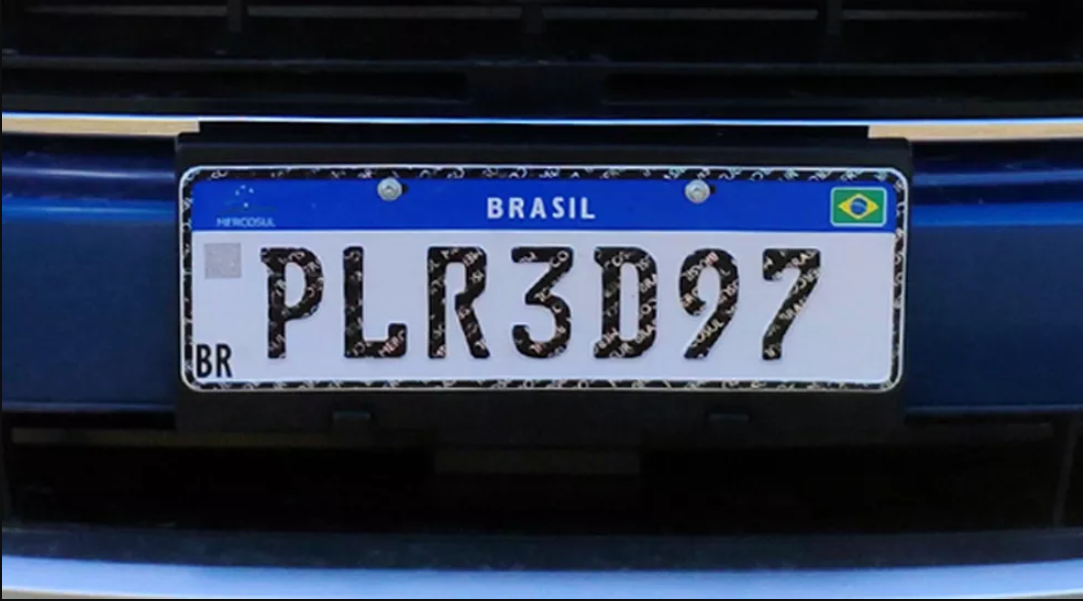
#> input picture app/placa_carro1.png, 1083 x 601 px, found by its file name
$ jupyter execute --allow-errors 'OCR_detecção_de_texto_em_placas_de_carro.ipynb'
#> lines starting #> are read from the running program, lines starting #| are printed output that depends on the picture; after the words box and inside, x2 and y2 are one past the last pixel; in counts of white or black regions, pixels touching at a corner belong together
#Instalando tesseract

[cell 1]
#sudo apt install tesseract-ocr

#Instalando o pytesseract no python

[cell 2]
# pip install pytesseract

#Pegando o tesseract em português através do github

Primeiro criar uma pasta onde o suporte para o portugues será salvo

[cell 3]
# mkdir tessdata

Pegar o arquivo do github

[cell 4]
# wget -O ./tessdata/por.traineddata https://github.com/tesseract-ocr/tessdata/blob/main/por.traineddata?raw=true

#Imports

[cell 5]
import cv2
import pytesseract
import matplotlib.pyplot as plt
import matplotlib.image as mpimg
# from google.colab.patches import cv2_imshow

[cell 6]
cv2.__version__

[cell 7]
pytesseract.__version__

#Leitura de imagem

[cell 8]
# imagem = cv2.imread('/data/input/trecho_livro.png')
imagem = cv2.imread('data/input/trecho_livro.png')
#> (the rest of this cell did not finish here and is left out)

[cell 9]
cv2.imshow('telateste',imagem)
cv2.waitKey(0)
cv2.destroyAllWindows()

#> (a cell that did not finish here is left out)

Modos de segmentação de página

[cell 11]
# !tesseract --help-psm

[cell 12]
config_tesseract = '--tessdata-dir tessdata --psm 6'

#> (a cell that did not finish here is left out)

#Detectando textos na placa de carro

[cell 14]
imagem_placa = cv2.imread('data/input/placa_carro1.png')
#> imagem_placa is the input picture: shape (601, 1083, 3); mean B, G, R 77, 54.9, 44.6
imagem_placa = cv2.cvtColor(imagem_placa,cv2.COLOR_BGR2RGB)
plt.imshow(imagem_placa)
plt.axis('off')
plt.show()

Aplicando a escala de cinza, para limitar os canais de cores

[cell 15]
gray = cv2.cvtColor(imagem_placa, cv2.COLOR_BGR2GRAY)
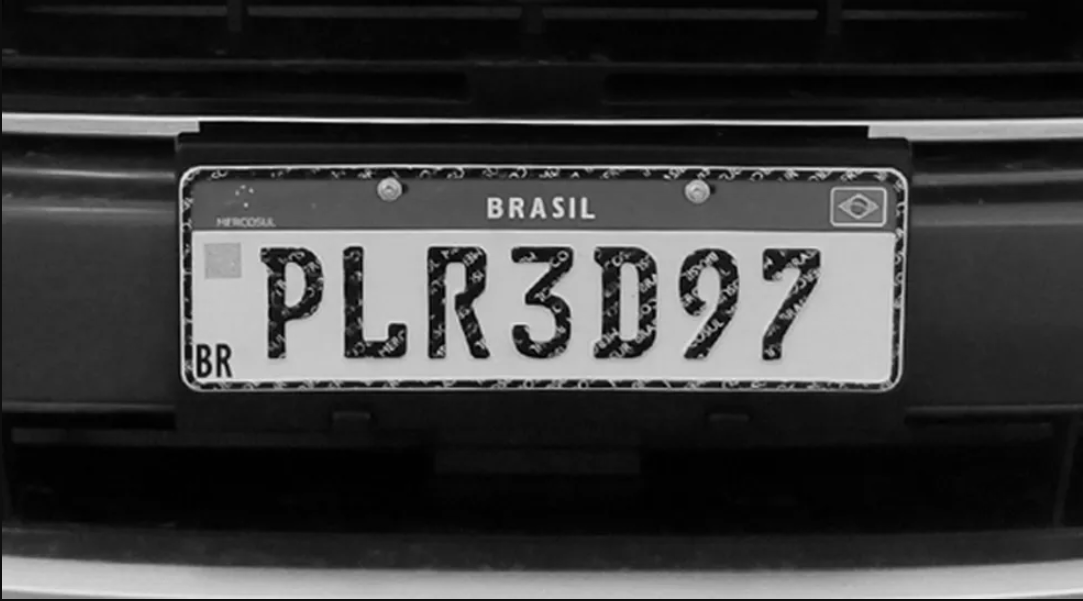
#> gray: shape (601, 1083); min 0, max 243, mean 60.4
# cv2_imshow(gray)
plt.imshow(gray,cmap = 'gray')
plt.axis('off')
plt.show()

[cell 16]
config_tess = '--tessdata-dir tessdata'
#> (the rest of this cell did not finish here and is left out)

#Tratamento das imagens

* Limiarização simples:

Esta técnica consiste em transformar uma imagem em escala de cinza para uma imagem preto e branco

[cell 17]
limiar = 25
valor, lim_simples = cv2.threshold(gray, limiar, 255, cv2.THRESH_BINARY)
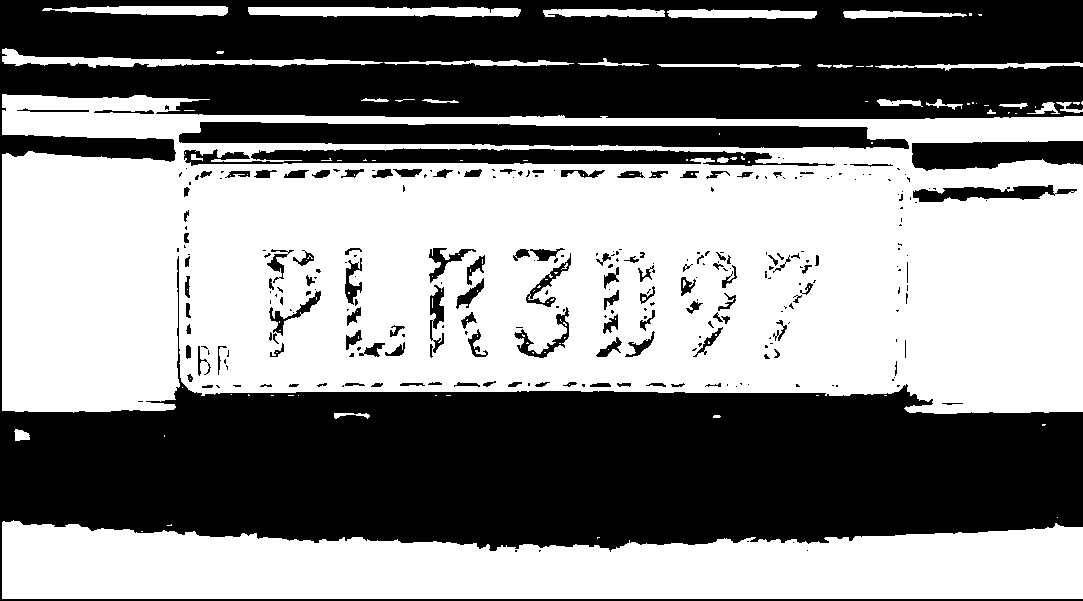
#> lim_simples: shape (601, 1083); 52.8% white; 289 black regions (172 under 20 px), largest, box (x1, y1, x2, y2) and area: (0, 0, 1083, 601) 267874, (179, 122, 909, 149) 14148, (184, 148, 835, 166) 7272
#> valor = 25
# cv2_imshow(lim_simples)
plt.imshow(lim_simples, cmap = 'gray')
plt.axis('off')
plt.show()

[cell 18]
limiar = 127
valor, lim_simples = cv2.threshold(gray, limiar, 255, cv2.THRESH_BINARY)
#> lim_simples: shape (601, 1083); 20.1% white; 153 white regions (116 under 20 px), largest, box (x1, y1, x2, y2) and area: (179, 164, 908, 391) 83339, (2, 556, 1083, 599) 31447, (2, 113, 1083, 140) 10156
#> valor = 127
# cv2_imshow(lim_simples)

plt.imshow(lim_simples, cmap = 'gray')
plt.axis('off')
plt.show()

[cell 19]
limiar = 180
valor, lim_simples = cv2.threshold(gray, limiar, 255, cv2.THRESH_BINARY)
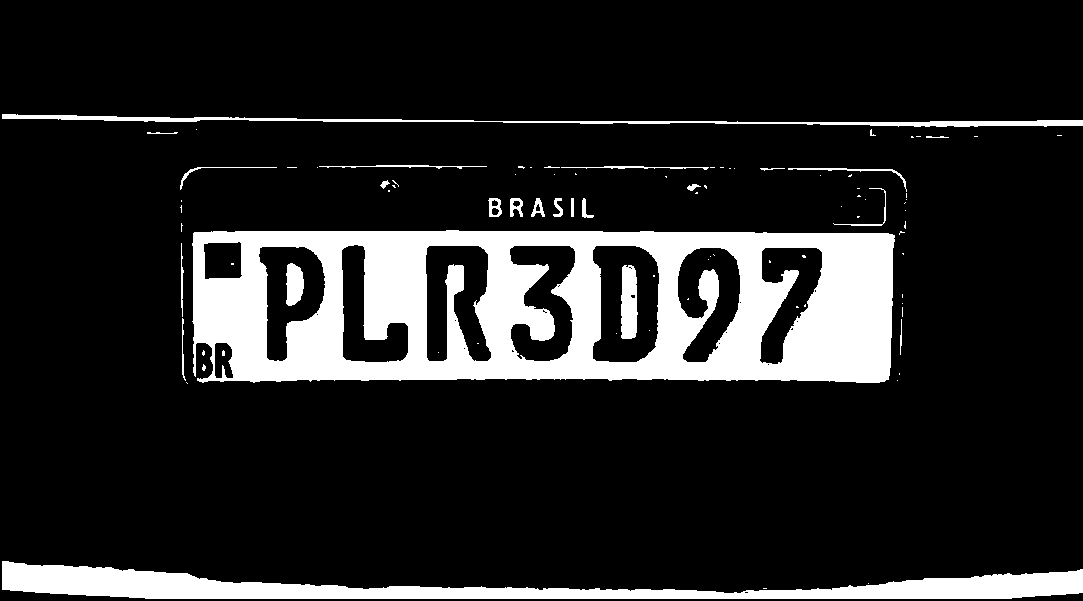
#> lim_simples: shape (601, 1083); 14.5% white; 90 white regions (66 under 20 px), largest, box (x1, y1, x2, y2) and area: (192, 230, 895, 383) 69030, (2, 561, 1083, 599) 17715, (2, 114, 1083, 127) 3575
#> valor = 180
# cv2_imshow(lim_simples)
plt.imshow(lim_simples, cmap = 'gray')
plt.axis('off')
plt.show()

[cell 20]
#gray
#lim_simples

fig = plt.figure(figsize = (15 , 7 ))


ax1=  fig.add_subplot(1,2,1)
# add_subplot(lines,colums, position)

plt.imshow(gray, cmap = 'gray')
plt.axis('off')

ax2=  fig.add_subplot(1,2,2)
plt.imshow(lim_simples, cmap = 'gray')
plt.axis('off')
plt.show()


def picture(fig, image,position):
    ax2 =  fig.add_subplot(position)
    plt.imshow(imagem, cmap = 'gray')
    plt.axis('off')

[cell 21]
def picture(fig, image,position):
    ax2 =  fig.add_subplot(position[0],position[1],position[2])
    plt.imshow(image, cmap = 'gray')
    plt.axis('off')

lista_imagens = [gray,lim_simples]


teste = plt.figure(figsize = (15 , 7 ))
j = 1
for i in lista_imagens:
    picture(teste, i, [1,2,j])
    j+=1
#> this loop made 2 passes
#> j on passes 1 to 2: 2, 3
#> after the loop, j = 3

#Limiarização adaptativa

O processo de limiarização adaptativa é melhor aplicado em imagens que nelas mesmas possuem uma diferença de iluminação e sombra. Isso porque o procedimento de limiarização simples aplicada a essas figuras acaba transformando as regiões sombreadas em pixels pretos e regiões iluminadas em pixels brancos, impedindo a identificação das formas presentes na imagem.

##Limiar adaptativo pela média

Neste método é calculada a média dos pixels vizinhos, caso o valor do pixel em questão seja menor que o valor obtido, o pixel passa a ser preto (0, 0, 0), se não, passa a ser branco (255, 255, 255)

[cell 22]
# PARAMETROS:
'''
1 - IMAGEM
2 - VALOR QUE SERÁ TRANSFORMADO CASO O LIMIAR SEJA INFERIOR A MÉDIA
3 - TIPO DE LIMIAR A SER APLICADO
4 - THRESHOLD
5 - TAMANHO DA VIZINHANÇA
6 - VALOR A SER SUBTRAIDO DA MÉDIA FINAL PARA DEFINIR O LIMIAR (CONSTANTE C)
'''
lim_adpt = cv2.adaptiveThreshold(gray, 255, cv2.ADAPTIVE_THRESH_MEAN_C, cv2.THRESH_BINARY, 11, 8)
#> lim_adpt: shape (601, 1083); 89.2% white; 328 black regions (209 under 20 px), largest, box (x1, y1, x2, y2) and area: (168, 159, 993, 397) 8356, (0, 106, 1083, 154) 6638, (183, 171, 904, 304) 5029
# cv2_imshow(lim_adpt)
plt.imshow(lim_adpt, cmap = 'gray')
plt.axis('off')
plt.show()

##Limiar adaptativo gausseano

[cell 23]
# PARAMETROS:
'''
1 - IMAGEM
2 - VALOR QUE SERÁ TRANSFORMADO CASO O LIMIAR SEJA INFERIOR A MÉDIA
3 - TIPO DE LIMIAR A SER APLICADO
4 - THRESHOLD
5 - TAMANHO DA VIZINHANÇA
6 - VALOR A SER SUBTRAIDO DA MÉDIA FINAL PARA DEFINIR O LIMIAR (CONSTANTE C)
'''
lim_adpt = cv2.adaptiveThreshold(gray, 255, cv2.ADAPTIVE_THRESH_GAUSSIAN_C, cv2.THRESH_BINARY, 11, 8)
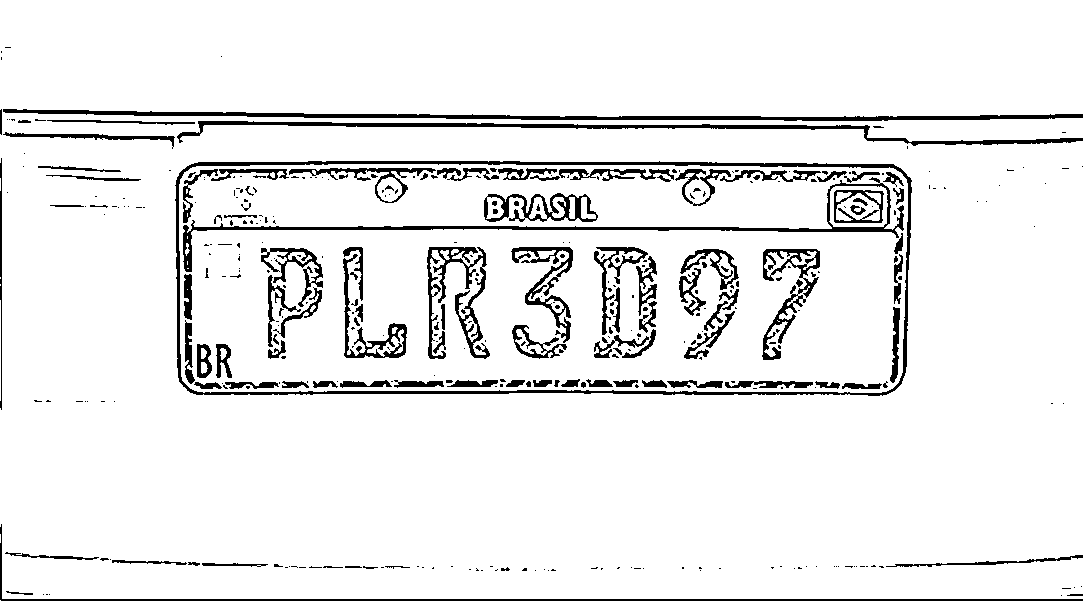
#> lim_adpt: shape (601, 1083); 92.5% white; 388 black regions (264 under 20 px), largest, box (x1, y1, x2, y2) and area: (175, 161, 912, 396) 5772, (3, 109, 1083, 121) 4230, (177, 121, 1083, 146) 3420
#> (the rest of this cell did not finish here and is left out)

##Limiarização de Otsu
* Nesta limiarização o valor de limiar é escolhido automaticamente, com a diferença de que o limiar é aplicado globalmente.
*Para a escolha do limiar, é calculado a distribuição das cores em um histograma, e o valor que estiver entre os picos de concentração de cores é o selecionado

[cell 24]
imagem

[cell 25]
import seaborn as sns
ax = sns.histplot(gray.flatten())
ax.figure.set_size_inches(10,6)
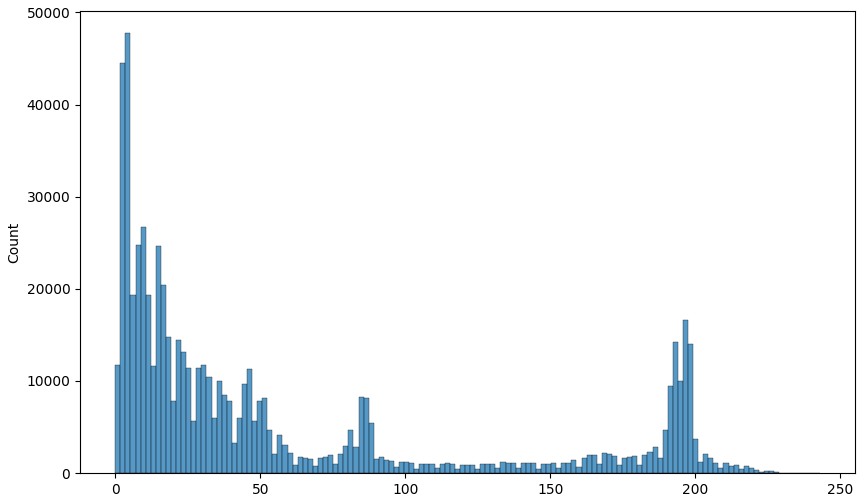
#> figure drawn by matplotlib, 1 panel; tallest bar 47765 high, from x = 3.5 to 5.24

* Há uma alta concentração de pixels com as cores de 0 a 50
* E outra concentração entre 180 a 200

***Pela lógica de otsu, o limiar escolhido será um valor entre 60 a 200***

[cell 26]
valor, lim_otsu = cv2.threshold(gray, 0, 255, cv2.THRESH_BINARY | cv2.THRESH_OTSU)
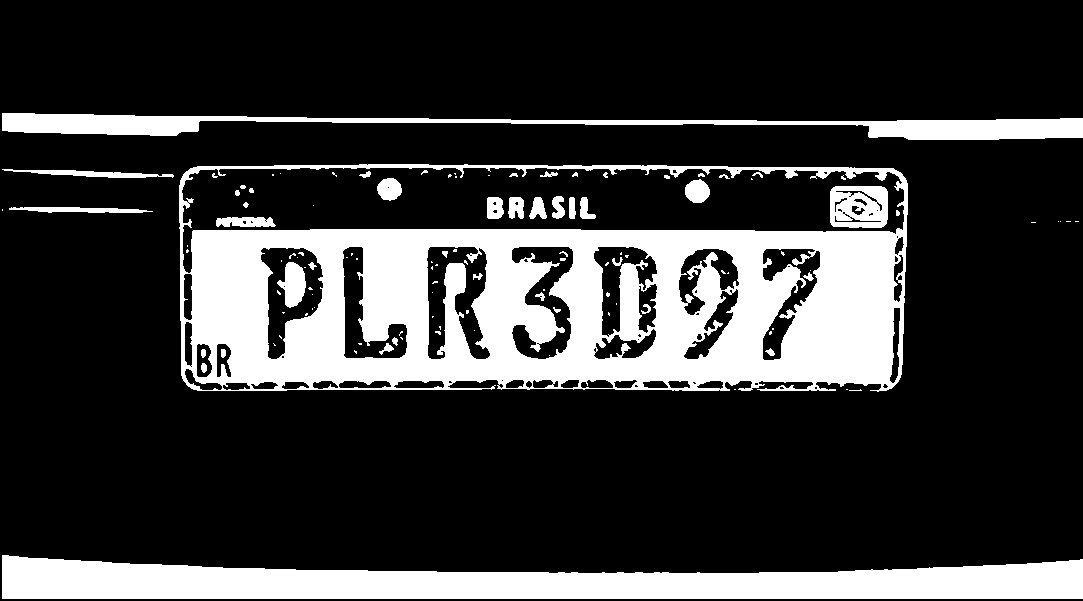
#> lim_otsu: shape (601, 1083); 21.8% white; 116 white regions (71 under 20 px), largest, box (x1, y1, x2, y2) and area: (179, 164, 908, 392) 89711, (2, 555, 1083, 599) 33150, (2, 113, 1083, 140) 10945
#> valor = 103
#> (the rest of this cell did not finish here and is left out)

[cell 27]
config_tesseract = '--tessdata-dir tessdata'
#> (the rest of this cell did not finish here and is left out)

#Transformações morfológicas

[cell 28]
kernel = cv2.getStructuringElement(cv2.MORPH_RECT, (5,5))

##Erosão
A erosão expande os pixels pretos

[cell 29]
erosao = cv2.erode(lim_otsu, kernel)
#> erosao: shape (601, 1083); 16.4% white; 78 white regions (44 under 20 px), largest, box (x1, y1, x2, y2) and area: (193, 231, 902, 388) 68093, (4, 557, 1083, 597) 28645, (865, 120, 1083, 138) 3245
#> (the rest of this cell did not finish here and is left out)

##Dilatação
A dilatação expande os pixels brancos

[cell 30]
dilatacao = cv2.dilate(lim_otsu, kernel)
#> dilatacao: shape (601, 1083); 27.8% white; 18 white regions, largest, box (x1, y1, x2, y2) and area: (177, 162, 910, 394) 121376, (0, 553, 1083, 601) 37675, (0, 111, 1083, 142) 15433
#> (the rest of this cell did not finish here and is left out)

##Abertura
* Primeiro é feita uma erosão, os pontos brancos serão eliminados pq as cores pretas serão expandidas
* Após a eliminação dos pontos brancos, os pixels brancos restantes são expandidos para manter a expesura original do objeto

A abertura serve para eliminar ruídos de fora do objeto

[cell 31]
abertura = cv2.morphologyEx(lim_otsu, cv2.MORPH_OPEN, kernel)
#> abertura: shape (601, 1083); 20.2% white; 60 white regions, largest, box (x1, y1, x2, y2) and area: (191, 229, 907, 391) 79252, (2, 555, 1083, 599) 33137, (863, 118, 1083, 140) 4173
#> (the rest of this cell did not finish here and is left out)

##Fechamento
* Primeiro é feita uma dilatação, para expandir os pixels internos do objeto
* Depois uma erosão, para que o objeto volte ao tamanho normal

O fechamento serve para eliminar os ruídos de dentro do objeto

[cell 32]
fechamento = cv2.morphologyEx(lim_otsu, cv2.MORPH_CLOSE, kernel)
#> fechamento: shape (601, 1083); 23% white; 28 white regions (15 under 20 px), largest, box (x1, y1, x2, y2) and area: (179, 164, 908, 392) 99500, (0, 555, 1083, 601) 35413, (0, 113, 1083, 140) 10981
#> (the rest of this cell did not finish here and is left out)

##gradiente morfológico
* É a diferença entre dilatação e erosão de uma imagem;

O resultado é semelhante ao contorno do objeto

[cell 33]
gradiente = cv2.morphologyEx(lim_otsu, cv2.MORPH_GRADIENT, kernel)
#> gradiente: shape (601, 1083); 11.4% white; 27 white regions, largest, box (x1, y1, x2, y2) and area: (177, 162, 910, 394) 28077, (0, 553, 1083, 601) 9030, (0, 111, 1083, 142) 8954
#> (the rest of this cell did not finish here and is left out)

##Cartola
É a diferença entre a imagem de entrada e a abertura da imagem.

Esta transformação é útil para detectar as regiões claras em um fundo preto

[cell 34]
kernel_retangular = cv2.getStructuringElement(cv2.MORPH_RECT, (40,13))

[cell 35]
cartola = cv2.morphologyEx(lim_otsu, cv2.MORPH_TOPHAT, kernel_retangular)
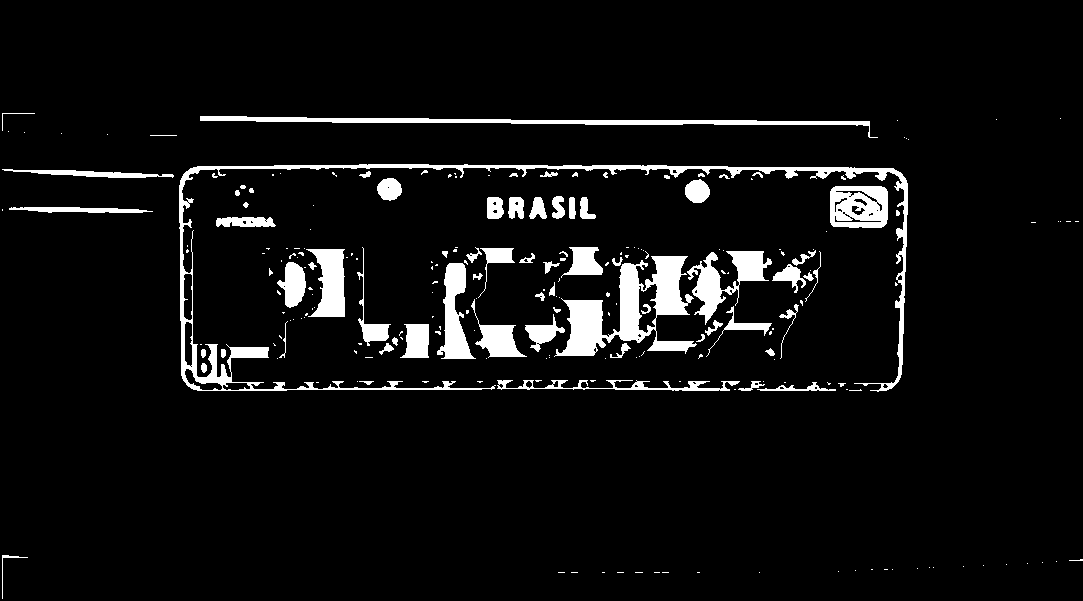
#> cartola: shape (601, 1083); 5.9% white; 231 white regions (157 under 20 px), largest, box (x1, y1, x2, y2) and area: (179, 164, 908, 392) 7806, (554, 256, 697, 357) 5804, (200, 116, 878, 138) 3050
#> (the rest of this cell did not finish here and is left out)

$ run again, with app/axial.jpg saved as app/placa_carro1.png
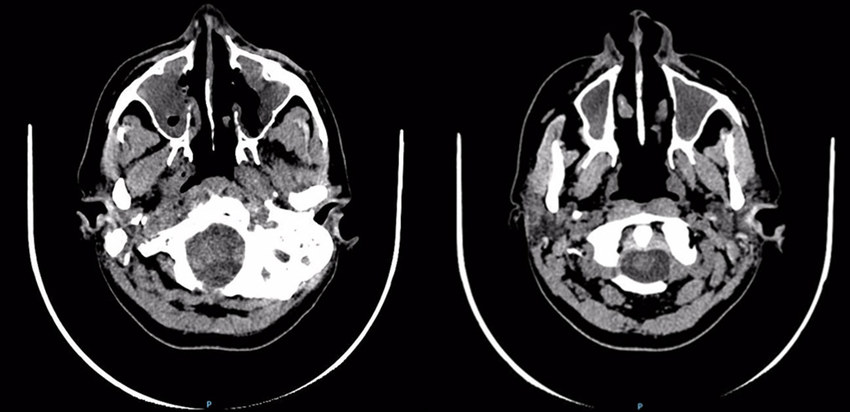
#> input picture app/axial.jpg, 850 x 412 px, found by its file name
#> imagem_placa is the input picture: shape (412, 850, 3); mean B, G, R 46.4, 44.2, 45.8
#> `valor, lim_simples = cv2.threshold(gray, limiar, 255, cv2.THRESH_BINARY)`:
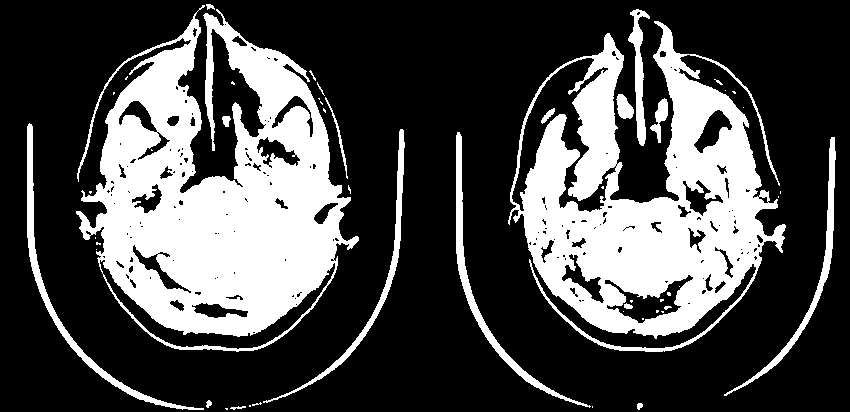
#> lim_simples: shape (412, 850); 29.4% white; 51 white regions (31 under 20 px), largest, box (x1, y1, x2, y2) and area: (76, 5, 359, 352) 50757, (508, 21, 786, 352) 41825, (27, 123, 204, 410) 2327
#> `valor, lim_simples = cv2.threshold(gray, limiar, 255, cv2.THRESH_BINARY)`: valor = 25
#> `valor, lim_simples = cv2.threshold(gray, limiar, 255, cv2.THRESH_BINARY)`: valor = 127
#> `valor, lim_simples = cv2.threshold(gray, limiar, 255, cv2.THRESH_BINARY)`: valor = 180
#> the loop `for i in lista_imagens:` made 2 passes
#> j on passes 1 to 2: 2, 3
#> after the loop `for i in lista_imagens:`: j = 3
#> lim_otsu: shape (412, 850); 22.2% white; 220 white regions (182 under 20 px), largest, box (x1, y1, x2, y2) and area: (77, 28, 350, 334) 37829, (524, 22, 785, 335) 25019, (569, 46, 624, 200) 3674
#> `valor, lim_otsu = cv2.threshold(gray, 0, 255, cv2.THRESH_BINARY | cv2...`: valor = 92
#> erosao: shape (412, 850); 11.2% white; 137 white regions (94 under 20 px), largest, box (x1, y1, x2, y2) and area: (99, 44, 337, 332) 20457, (584, 200, 737, 303) 5906, (669, 87, 753, 210) 3143
#> dilatacao: shape (412, 850); 33.9% white; 31 white regions, largest, box (x1, y1, x2, y2) and area: (75, 13, 360, 336) 52940, (520, 20, 787, 353) 47061, (25, 122, 202, 412) 3858
#> abertura: shape (412, 850); 18.8% white; 59 white regions, largest, box (x1, y1, x2, y2) and area: (97, 35, 339, 334) 32263, (566, 198, 751, 334) 10632, (662, 53, 764, 233) 5915
#> fechamento: shape (412, 850); 24.8% white; 108 white regions (89 under 20 px), largest, box (x1, y1, x2, y2) and area: (77, 15, 358, 334) 43660, (522, 22, 785, 337) 34708, (27, 124, 200, 412) 2026
#> gradiente: shape (412, 850); 22.6% white; 57 white regions, largest, box (x1, y1, x2, y2) and area: (520, 20, 787, 353) 29751, (75, 13, 360, 336) 25401, (25, 122, 202, 412) 3587
#> `cartola = cv2.morphologyEx(lim_otsu, cv2.MORPH_TOPHAT, kernel_retangul..`:
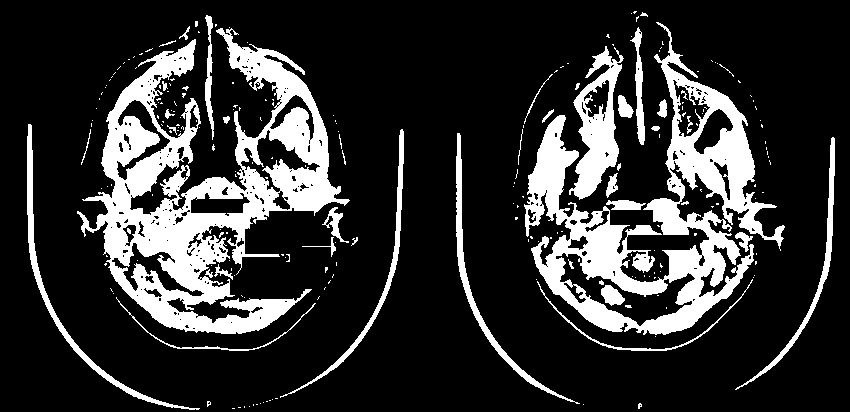
#> cartola: shape (412, 850); 19.6% white; 231 white regions (189 under 20 px), largest, box (x1, y1, x2, y2) and area: (77, 28, 350, 334) 29987, (524, 22, 785, 335) 23164, (569, 46, 624, 200) 3674
